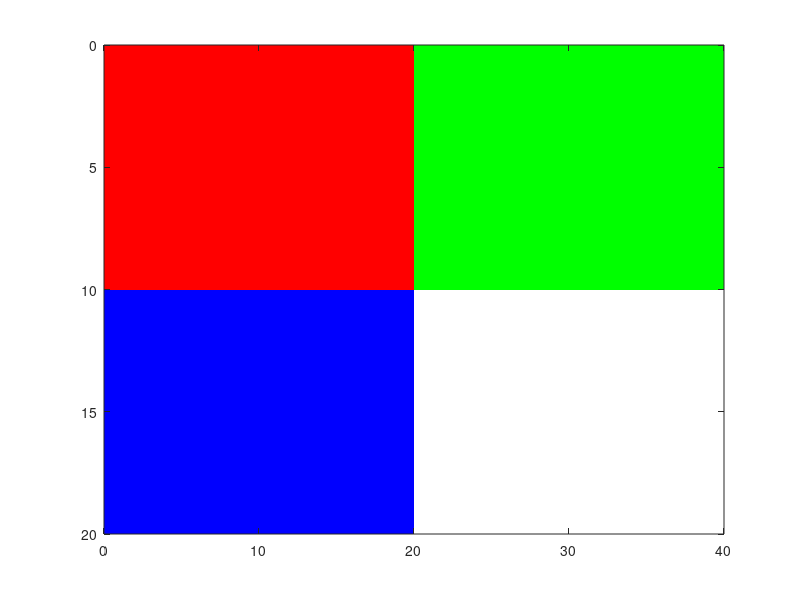

This figure's MATLAB source: (Note: this script raises an error after producing the figure.)
f = figure(76);
rgb = cat(3, [1, 0; 0, 1], [0, 1; 0, 1], [0, 0; 1, 1]);
img = image([10, 30], [5, 15], rgb);
props = get(img);
alpha = props.AlphaData;
alpha_mapping = props.AlphaDataMapping;
cdata = props.CData;
mapping = props.CDataMapping;
xdata = props.XData;
ydata = props.YData;
kind = props.Type;
parent = props.Parent;
